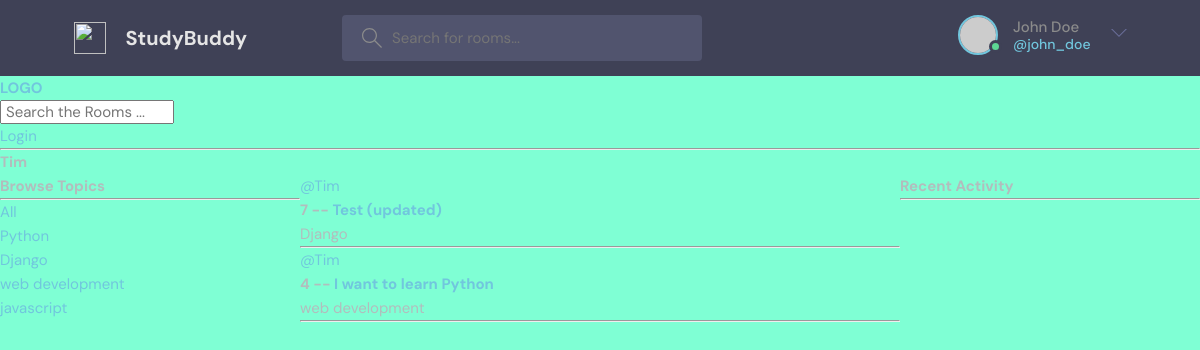
The page /profile/2 on the database its author committed.
### base/models.py (models this page shows, shortened)
class Topic(models.Model):
    name=models.CharField(max_length=200)

class Room(models.Model):
    host=models.ForeignKey(User,on_delete=models.SET_NULL,null=True)
    topic=models.ForeignKey(Topic, on_delete=models.SET_NULL, null=True)
    name= models.CharField(max_length=200)
    description=models.TextField(null=True, blank=True)
    participants=models.ManyToManyField(User,related_name='participants',blank=True)
    updated= models.DateTimeField(auto_now=True)
    created=models.DateTimeField(auto_now_add=True)
    class Meta:
        ordering=['-updated','-created']

### base/views.py (the view)
# urls.py: path('profile/<str:pk>', views.userProfile, name='user-profile'),
def userProfile(request,pk):
    user=User.objects.get(id=pk)
    room_messages=user.message_set.all()
    rooms=user.room_set.all()
    topics= Topic.objects.all()
    context={'user':user, 'rooms': rooms,'room_messages':room_messages,'topics':topics}
    return render(request, 'base/profile.html', context)

### base/templates/base/profile.html (shortened to what this page needs)
{% extends 'main.html' %}
{% block content %}
<h1>{{user.username}}</h1>
<div class="profile-container">
    <div>
        {% include 'base/topics_component.html' %}
    </div>
    <div>
        {% include 'base/feed_component.html' %}
    </div>
    <div>
        {% include 'base/activity_component.html' %}
    </div>
</div>
{% endblock content%}

### base/templates/base/topics_component.html
<h3>Browse Topics</h3>
<hr>
<div>
  <div>
    <a href="{% url 'home' %}?q={{topic.name}}">All</a>
  </div>
</div>
{% for topic in topics %}
<div>
  <a href="{% url 'home' %}?q={{topic.name}}">{{topic.name}}</a>
</div>
{% endfor %}

### base/templates/base/feed_component.html (shortened to what this page needs)
<div>
    {% for room in rooms %}
    <div>
      <a href="{% url 'user-profile' room.host.id %}">@{{room.host.username}}</a>
      <h5>{{ room.id }} -- <a href="{% url 'room' room.id %}">{{ room.name }}</a></h5>
      <small>{{room.topic.name}}</small>
      <hr>
    </div>
    {% endfor %}
  </div>

### static/styles/style.css (style rules this page uses)
:root { --color-main: #71c6dd; --color-main-light: #e1f6fb; --color-dark: #3f4156; --color-dark-medium: #51546e; --color-dark-light: #696d97; --color-light: #e5e5e5; --color-gray: #8b8b8b; --color-light-gray: #b2bdbd; --color-bg: #2d2d39; --color-success: #5dd693; --color-error: #fc4b0b; }
* { font-family: "DM Sans", -apple-system, BlinkMacSystemFont, "Segoe UI", Roboto, Oxygen, Ubuntu, Cantarell, "Open Sans", "Helvetica Neue", sans-serif; margin: 0; padding: 0; box-sizing: border-box; text-rendering: optimizeLegibility; font-size: inherit; }
html { font-size: 56.25%; }
@media only screen and (min-width: 1200px) { html { font-size: 62.5%; } }
body { line-height: 1.6; font-weight: 400; font-size: 1.5rem; color: var(--color-light-gray); background-color: var(--color-bg); min-height: 100vh; }
a { display: inline-block; color: var(--color-main); text-decoration: none; }

### static/styles/main.css (style rules this page uses)
body { background-color: aquamarine; }

### base/templates/base/profile.html (style rules this page uses)
.profile-container { display: grid; grid-template-columns: 1fr 2fr 1fr; }

### rows shown on the page
Topic: name "Python"
Topic: name "Django"
Topic: name "web development"
Topic: name "javascript"
Room: host.username "Tim", id "7", name "Test (updated)", topic.name "Django"
Room: host.username "Tim", id "4", name "I want to learn Python", topic.name "web development"

### other values the page prints
{{ user.username }} "Tim"
